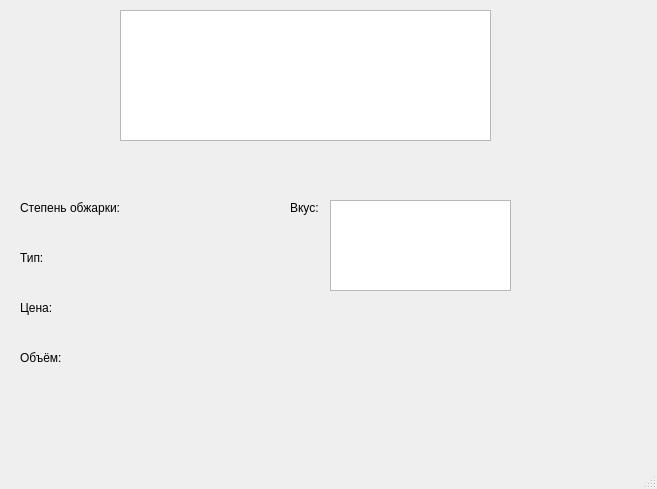
<?xml version="1.0" encoding="UTF-8"?>
<ui version="4.0">
 <class>MainWindow</class>
 <widget class="QMainWindow" name="MainWindow">
  <property name="geometry">
   <rect>
    <x>0</x>
    <y>0</y>
    <width>657</width>
    <height>489</height>
   </rect>
  </property>
  <property name="windowTitle">
   <string>MainWindow</string>
  </property>
  <widget class="QWidget" name="cw">
   <widget class="QListWidget" name="lw">
    <property name="geometry">
     <rect>
      <x>120</x>
      <y>10</y>
      <width>371</width>
      <height>131</height>
     </rect>
    </property>
   </widget>
   <widget class="QLabel" name="label">
    <property name="geometry">
     <rect>
      <x>20</x>
      <y>200</y>
      <width>111</width>
      <height>16</height>
     </rect>
    </property>
    <property name="text">
     <string>Степень обжарки:</string>
    </property>
   </widget>
   <widget class="QLabel" name="label_2">
    <property name="geometry">
     <rect>
      <x>20</x>
      <y>300</y>
      <width>41</width>
      <height>16</height>
     </rect>
    </property>
    <property name="text">
     <string>Цена:</string>
    </property>
   </widget>
   <widget class="QLabel" name="label_3">
    <property name="geometry">
     <rect>
      <x>20</x>
      <y>250</y>
      <width>31</width>
      <height>16</height>
     </rect>
    </property>
    <property name="text">
     <string>Тип:</string>
    </property>
   </widget>
   <widget class="QLabel" name="label_4">
    <property name="geometry">
     <rect>
      <x>20</x>
      <y>350</y>
      <width>55</width>
      <height>16</height>
     </rect>
    </property>
    <property name="text">
     <string>Объём:</string>
    </property>
   </widget>
   <widget class="QLabel" name="label_5">
    <property name="geometry">
     <rect>
      <x>290</x>
      <y>200</y>
      <width>55</width>
      <height>16</height>
     </rect>
    </property>
    <property name="text">
     <string>Вкус:</string>
    </property>
   </widget>
   <widget class="QPlainTextEdit" name="te">
    <property name="geometry">
     <rect>
      <x>330</x>
      <y>200</y>
      <width>181</width>
      <height>91</height>
     </rect>
    </property>
   </widget>
   <widget class="QLabel" name="lbl1">
    <property name="geometry">
     <rect>
      <x>135</x>
      <y>200</y>
      <width>55</width>
      <height>16</height>
     </rect>
    </property>
    <property name="text">
     <string/>
    </property>
   </widget>
   <widget class="QLabel" name="lbl2">
    <property name="geometry">
     <rect>
      <x>55</x>
      <y>250</y>
      <width>55</width>
      <height>16</height>
     </rect>
    </property>
    <property name="text">
     <string/>
    </property>
   </widget>
   <widget class="QLabel" name="lbl3">
    <property name="geometry">
     <rect>
      <x>60</x>
      <y>300</y>
      <width>55</width>
      <height>16</height>
     </rect>
    </property>
    <property name="text">
     <string/>
    </property>
   </widget>
   <widget class="QLabel" name="lbl4">
    <property name="geometry">
     <rect>
      <x>70</x>
      <y>350</y>
      <width>55</width>
      <height>16</height>
     </rect>
    </property>
    <property name="text">
     <string/>
    </property>
   </widget>
  </widget>
  <widget class="QMenuBar" name="menubar">
   <property name="geometry">
    <rect>
     <x>0</x>
     <y>0</y>
     <width>657</width>
     <height>26</height>
    </rect>
   </property>
  </widget>
  <widget class="QStatusBar" name="statusbar"/>
 </widget>
 <resources/>
 <connections/>
</ui>
